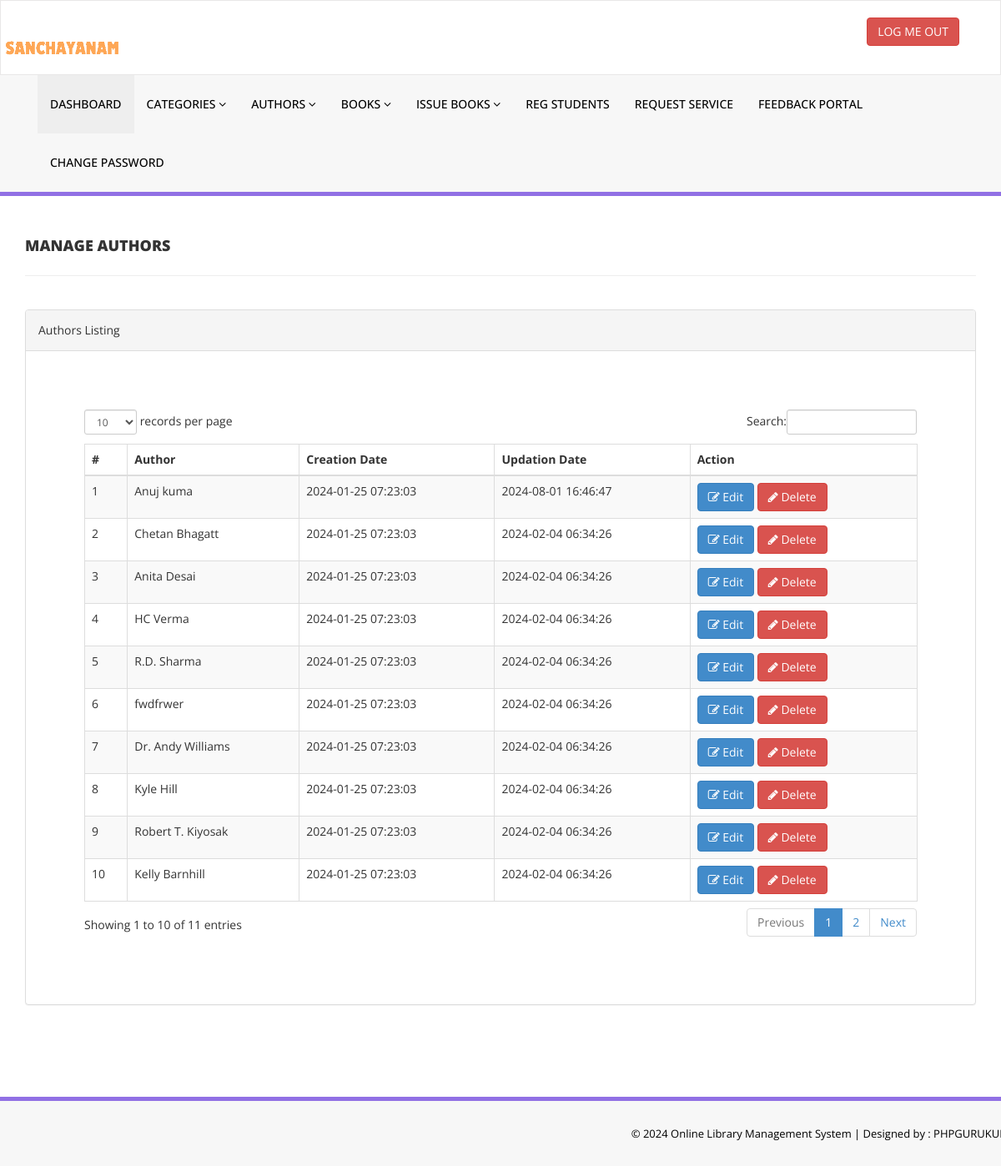
Screenshot of /admin/manage-authors.php (signed in) with the database file from the repository.
### tables this page shows
CREATE TABLE `tblauthors` (
  `id` int(11) NOT NULL,
  `AuthorName` varchar(159) DEFAULT NULL,
  `creationDate` timestamp NULL DEFAULT current_timestamp(),
  `UpdationDate` timestamp NULL DEFAULT NULL ON UPDATE current_timestamp()
);

### admin/manage-authors.php (the view, shortened to what this page needs)
<?php
include('includes/config.php');
if(strlen($_SESSION['alogin'])==0)
    {
header('location:index.php');
}
else{
    ?>
<!DOCTYPE html>
<html xmlns="http://www.w3.org/1999/xhtml">
<head>
    <link href="assets/css/bootstrap.css" rel="stylesheet" />
    <link href="assets/css/font-awesome.css" rel="stylesheet" />
    <link href="assets/js/dataTables/dataTables.bootstrap.css" rel="stylesheet" />
    <link href="assets/css/style.css" rel="stylesheet" />
</head>
<body>
<?php include('includes/header.php');?>
    <div class="content-wrapper">
         <div class="container">
        <div class="row pad-botm">
            <div class="col-md-12">
                <h4 class="header-line">Manage Authors</h4>
    </div>
     <div class="row">
</div>
        </div>
            <div class="row">
                <div class="col-md-12">
                    <div class="panel panel-default">
                        <div class="panel-heading">
                           Authors Listing
                        </div>
                        <div class="panel-body">
                            <div class="table-responsive">
                                <table class="table table-striped table-bordered table-hover" id="dataTables-example">
                                    <thead>
                                        <tr>
                                            <th>#</th>
                                            <th>Author</th>
                                            <th>Creation Date</th>
                                            <th>Updation Date</th>
                                            <th>Action</th>
                                        </tr>
                                    </thead>
                                    <tbody>
<?php $sql = "SELECT * from  tblauthors";
$query = $dbh -> prepare($sql);
$query->execute();
$results=$query->fetchAll(PDO::FETCH_OBJ);
$cnt=1;
if($query->rowCount() > 0)
{
foreach($results as $result)
{               ?>
                                        <tr class="odd gradeX">
                                            <td class="center"><?php echo htmlentities($cnt);?></td>
                                            <td class="center"><?php echo htmlentities($result->AuthorName);?></td>
                                            <td class="center"><?php echo htmlentities($result->creationDate);?></td>
                                            <td class="center"><?php echo htmlentities($result->UpdationDate);?></td>
                                            <td class="center">
                                            <a href="edit-author.php?athrid=<?php echo htmlentities($result->id);?>"><button class="btn btn-primary"><i class="fa fa-edit "></i> Edit</button>
                                          <a href="manage-authors.php?del=<?php echo htmlentities($result->id);?>" onclick="return confirm('Are you sure you want to delete?');"" >  <button class="btn btn-danger"><i class="fa fa-pencil"></i> Delete</button>
                                            </td>
                                        </tr>
 <?php $cnt=$cnt+1;}} ?>
                                    </tbody>
                                </table>
                            </div>
                        </div>
                    </div>
                </div>
            </div>
    </div>
    </div>
  <?php include('includes/footer.php');?>
</body>
</html>
<?php } ?>

### admin/assets/css/style.css (style rules this page uses)
.content-wrapper { margin-top: 40px; min-height:800px; padding-bottom:90px; }
.header-line { font-weight:900; padding-bottom:25px; border-bottom:1px solid #eeeeee; text-transform:uppercase; }
.pad-botm { padding-bottom:30px; }

### rows the page displays
tblauthors: AuthorName "Anuj kuma", creationDate "2024-01-25 07:23:03", UpdationDate "2024-08-01 16:46:47"
tblauthors: AuthorName "Chetan Bhagatt", creationDate "2024-01-25 07:23:03", UpdationDate "2024-02-04 06:34:26"
tblauthors: AuthorName "Anita Desai", creationDate "2024-01-25 07:23:03", UpdationDate "2024-02-04 06:34:26"
tblauthors: AuthorName "HC Verma", creationDate "2024-01-25 07:23:03", UpdationDate "2024-02-04 06:34:26"
tblauthors: AuthorName "R.D. Sharma", creationDate "2024-01-25 07:23:03", UpdationDate "2024-02-04 06:34:26"
tblauthors: AuthorName "fwdfrwer", creationDate "2024-01-25 07:23:03", UpdationDate "2024-02-04 06:34:26"
tblauthors: AuthorName "Dr. Andy Williams", creationDate "2024-01-25 07:23:03", UpdationDate "2024-02-04 06:34:26"
tblauthors: AuthorName "Kyle Hill", creationDate "2024-01-25 07:23:03", UpdationDate "2024-02-04 06:34:26"
tblauthors: AuthorName "Robert T. Kiyosak", creationDate "2024-01-25 07:23:03", UpdationDate "2024-02-04 06:34:26"
tblauthors: AuthorName "Kelly Barnhill", creationDate "2024-01-25 07:23:03", UpdationDate "2024-02-04 06:34:26"
